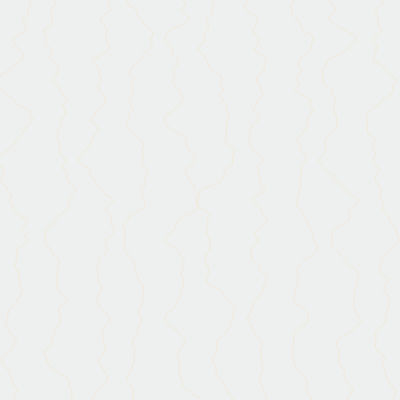
Frame 1 (no input)
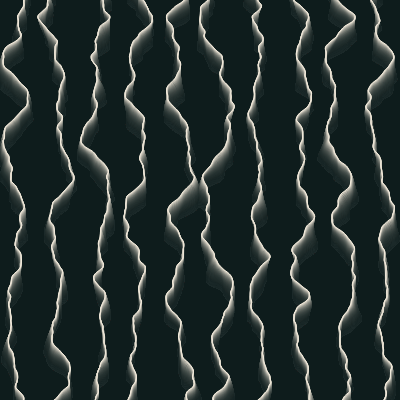
Frame 60 (no input)
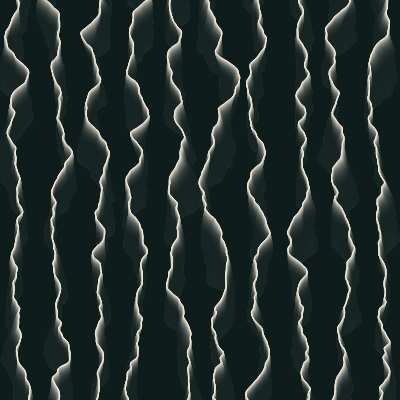
Frame 120 (the mouse pressed at the canvas centre since frame 60)

The p5.js sketch that drew these frames (run headless with seeded random() and noise() and a simulated clock; from frame 60 on, the mouse is pressed at the canvas centre):

// p5.js sketch
// ── sketch.js
// Made in 9 minutes 57 seconds

const WIDTH = 400;
const HEIGHT = 400;

const LINES = 10;

let t = 0;

function setup() {
	createCanvas(WIDTH, HEIGHT);
}

function draw() {
	background('#171D1C12');
	noFill();
	stroke('#F1E9DA');

	for (let i = 0; i < LINES; i++) {
		beginShape();
		for (let y = 0; y <= HEIGHT; y++) {
				const uncertainty = (noise(i, y / 40 + t, t/3) - 0.5) * 1.5 * WIDTH / LINES;
				vertex((i + 0.5) * WIDTH / LINES + uncertainty, y);
		}
		endShape();
	}

	t += 0.01;
}
